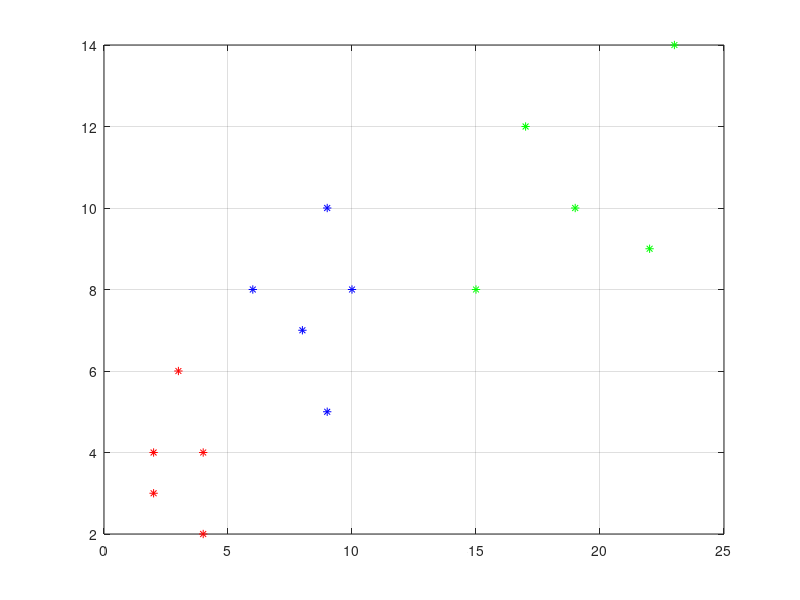
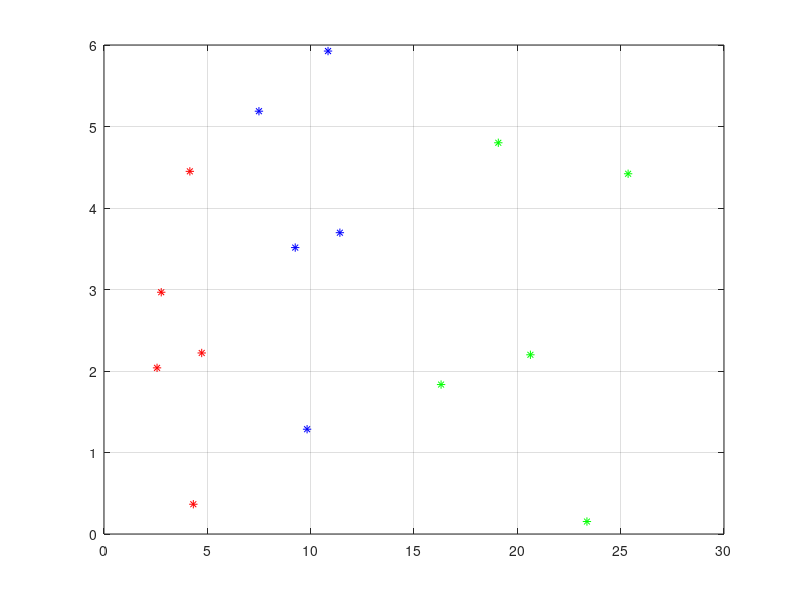
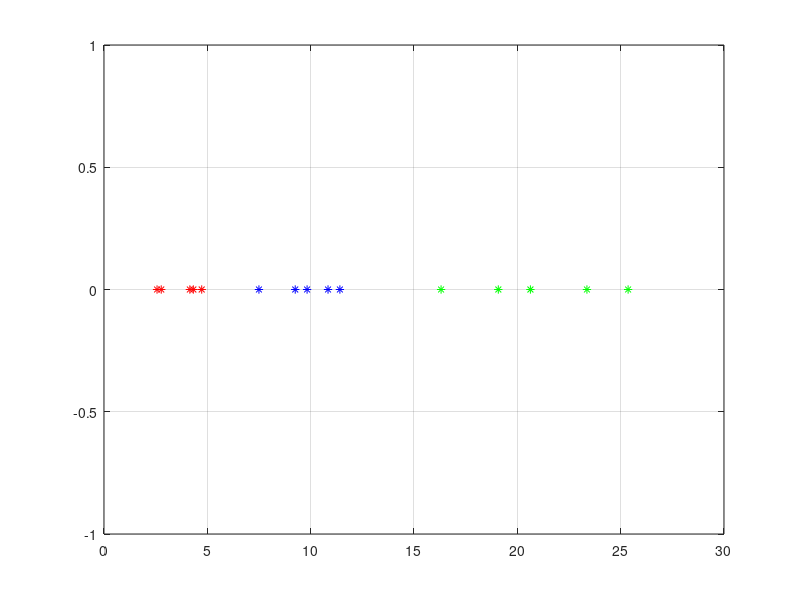
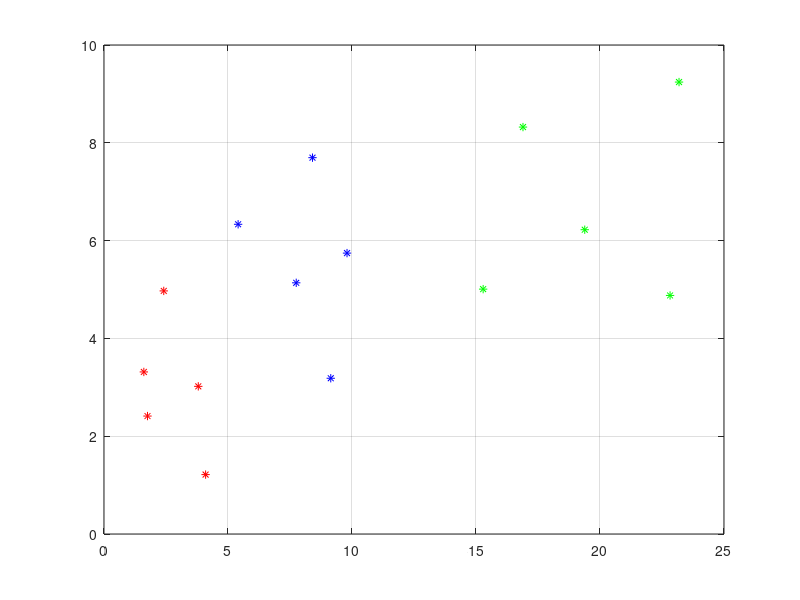

The MATLAB script that drew these images, in order:
%% clean up
close all
clear all
clc

%% illustration
%  assume we got some data that belongs to different classes as follows:
% Class X1 = (x,y) = {(2, 3), (3, 6), (4, 4), (4, 2), (2, 4)}, X2 = (x,y) = {(6, 8), (9, 5), (9,
% 10), (8, 7), (10, 8)} and X3 = (x,y) = {(23, 14), (15, 8), (17, 12), (19, 10), (22, 9)}

%% original data of 3 classes in 2D
% class 1
X1=[2, 3; 3, 6; 4, 4; 4, 2; 2, 4]; %first point is (2,3), second is (3,6) ... and so first column is 1st dimension, ..
% class 2
X2 = [6, 8; 9, 5; 9, 10; 8, 7; 10, 8];
% class 3
X3 = [ 23, 14; 15, 8; 17, 12; 19, 10; 22, 9];
% plotting original data
figure
plot(X1(:,1),X1(:,2),'r*')
hold on
plot(X2(:,1),X2(:,2),'b*')
plot(X3(:,1),X3(:,2),'g*')
grid on

%% computing LDA
% mean and covariance of each class
Mu1 = mean(X1)';
Mu2 = mean(X2)';
Mu3 = mean(X3)';
S1 = cov(X1);
S2 = cov(X2);
S3 = cov(X3);
% within class scatter matrix
Sw = S1 + S2 + S3;
% between-class scatter matrix
Mux = [Mu1 Mu2 Mu3];
Mo = mean(Mux,2);
Sb = (Mu1-Mo)*(Mu1-Mo)'+(Mu2-Mo)*(Mu2-Mo)'+(Mu3-Mo)*(Mu3-Mo)';
% LDA projection
SwSb = inv(Sw)*Sb;
% projection vector
[V,D] = eig(SwSb);
% sort according to eigenvalues
eigen_val = diag(D);
[eigen_val_sorted, index] = sort(eigen_val,'descend');
W1 = V(:,index);

%% project data along the LDA axes
new_X1 = X1*W1;
new_X2 = X2*W1;
new_X3 = X3*W1;
% get back the original data
old_X1 = new_X1*W1';
old_X2 = new_X2*W1';
old_X3 = new_X3*W1';
figure
plot(new_X1(:,1),new_X1(:,2),'r*')
hold on
plot(new_X2(:,1),new_X2(:,2),'b*')
plot(new_X3(:,1),new_X3(:,2),'g*')
grid on
% reduce dimension
figure
plot(new_X1(:,1),0,'r*')
hold on
plot(new_X2(:,1),0,'b*')
plot(new_X3(:,1),0,'g*')
grid on
figure
plot(old_X1(:,1),old_X1(:,2),'r*')
hold on
plot(old_X2(:,1),old_X2(:,2),'b*')
plot(old_X3(:,1),old_X3(:,2),'g*')
grid on